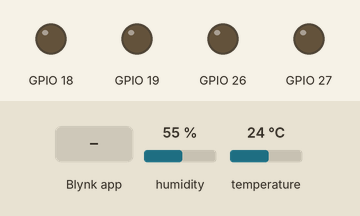
Bench run of a sketch on a simulated ESP32. On the bench: output pins drawn as LEDs (lit = HIGH). Inputs (shaded band) come from the test bench; at power-on: humidity 55 %, temperature 24 °C. WiFi joins after 1.5 s; servers stay silent unless stated.

Above: at 3.0 s.
3.1 s: Blynk app writes 1 to V0
At 5.0 s:
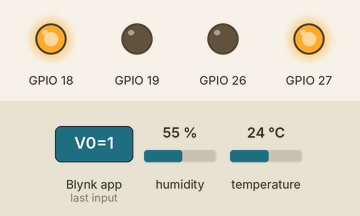
5.3 s: Blynk app writes 0 to V0
At 6.2 s:
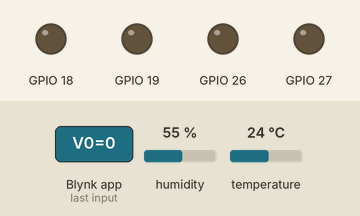
7.3 s: Blynk app writes 1 to V1
At 8.6 s:
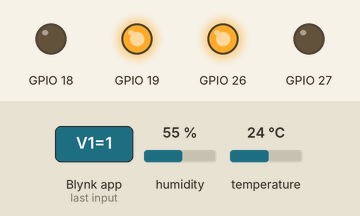
9.4 s: Blynk app writes 0 to V1
At 11.0 s:
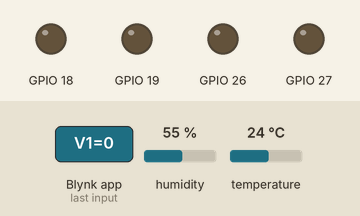
11.4 s: Blynk app writes 1 to V2
At 12.2 s:
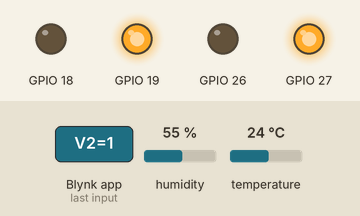
Timing chart, 0 to 14.4 s (numbered marks = the images above; inputs shaded):
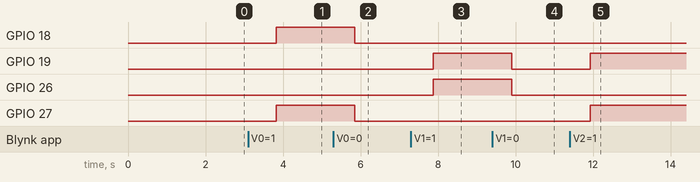

The sketch:

car.ino
```cpp
//SAN
#define BLYNK_TEMPLATE_ID "TMPL6Ke5pjJV7"
#define BLYNK_TEMPLATE_NAME "Car"
#define BLYNK_AUTH_TOKEN "Wpg82uCsePelb-pLVzeEaEQ_9eQd6eDS"

#include <Wire.h>
//#include <UnoWiFiDevEd.h>
#include <BlynkSimpleEsp32.h>
#define ssid "OPPO Reno5 5G" //Wifi name
#define pass "abc12345" //Wifi pass
//#define ssid "Por-AIS4GHomeWiFi"
//#define pass "por150444"

#include <DHT.h>
#define DHTTYPE DHT11
#define DHTPIN 14
DHT dht(DHTPIN, DHTTYPE);

int A ;
int B ;
int C ;
int D ;


BLYNK_WRITE(V0){
  A = param.asInt();
}
BLYNK_WRITE(V1){
  B = param.asInt();
}
BLYNK_WRITE(V2){
  C = param.asInt();
}
BLYNK_WRITE(V3){
  D = param.asInt();
}

void setup() {
  Blynk.begin(BLYNK_AUTH_TOKEN, ssid, pass);
  Serial.begin(115200);
  pinMode(18, OUTPUT);
  pinMode(19, OUTPUT);
  pinMode(26, OUTPUT);
  pinMode(27, OUTPUT);

  dht.begin();

}

void loop() {
  Blynk.run();
  if(A == 1){
    forward();
  }
  else if(B == 1){
    backward();
  }
  else if(C == 1){
    left();
  }
  else if(D == 1){
    right();
  }
  else if(A == 0 and B == 0 and C == 0 and D == 0){
    stop();
  }

  float humidity = dht.readHumidity();
  float temperature = dht.readTemperature();

  if (isnan(humidity) || isnan(temperature)) {
    Serial.println("Failed to read from DHT sensor!");
    return;
  }

  //Blynk.virtualWrite(V4, temperature);  // Send temperature to virtual pin V1
  Blynk.virtualWrite(V4, humidity);     // Send humidity to virtual pin V2

  delay(1000);

}

void forward(){
  digitalWrite(26,0);
  digitalWrite(27,1);
  digitalWrite(18,1);
  digitalWrite(19,0);
}

void backward(){
  digitalWrite(26,1);
  digitalWrite(27,0);
  digitalWrite(18,0);
  digitalWrite(19,1);
}

void right(){
  digitalWrite(26,1);
  digitalWrite(27,0);
  digitalWrite(18,1);
  digitalWrite(19,0);
}

void left(){
  digitalWrite(26,0);
  digitalWrite(27,1);
  digitalWrite(18,0);
  digitalWrite(19,1);
}

void stop(){
  digitalWrite(26,0);
  digitalWrite(27,0);
  digitalWrite(18,0);
  digitalWrite(19,0);
}
```

Measured:
- after the input at 3.1 s, GPIO 18, GPIO 27: LOW → HIGH after 0.73 s
- after the input at 5.3 s, GPIO 18, GPIO 27: HIGH → LOW after 0.55 s
- after the input at 7.3 s, GPIO 19, GPIO 26: LOW → HIGH after 0.58 s
- after the input at 9.4 s, GPIO 19, GPIO 26: HIGH → LOW after 0.50 s
- after the input at 11.4 s, GPIO 19, GPIO 27: LOW → HIGH after 0.53 s
